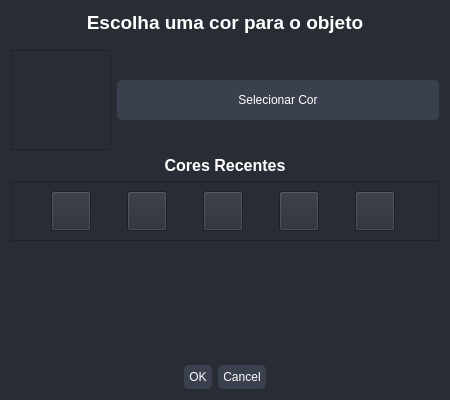
<?xml version="1.0" encoding="UTF-8"?>
<ui version="4.0">
 <class>ColorDialog</class>
 <widget class="QDialog" name="ColorDialog">
  <property name="geometry">
   <rect>
    <x>0</x>
    <y>0</y>
    <width>450</width>
    <height>400</height>
   </rect>
  </property>
  <property name="windowTitle">
   <string>Escolher Cor</string>
  </property>
  <property name="styleSheet">
   <string notr="true">background-color: rgb(40, 44, 52);
color: rgb(255, 255, 255);</string>
  </property>
  <layout class="QVBoxLayout" name="verticalLayout">
   <item>
    <widget class="QLabel" name="titleLabel">
     <property name="font">
      <font>
       <pointsize>14</pointsize>
       <bold>true</bold>
      </font>
     </property>
     <property name="text">
      <string>Escolha uma cor para o objeto</string>
     </property>
     <property name="alignment">
      <set>Qt::AlignCenter</set>
     </property>
    </widget>
   </item>
   <item>
    <spacer name="verticalSpacer">
     <property name="orientation">
      <enum>Qt::Vertical</enum>
     </property>
     <property name="sizeType">
      <enum>QSizePolicy::Fixed</enum>
     </property>
     <property name="sizeHint" stdset="0">
      <size>
       <width>20</width>
       <height>10</height>
      </size>
     </property>
    </spacer>
   </item>
   <item>
    <layout class="QHBoxLayout" name="horizontalLayout">
     <item>
      <widget class="QFrame" name="colorPreviewFrame">
       <property name="minimumSize">
        <size>
         <width>100</width>
         <height>100</height>
        </size>
       </property>
       <property name="maximumSize">
        <size>
         <width>100</width>
         <height>100</height>
        </size>
       </property>
       <property name="frameShape">
        <enum>QFrame::StyledPanel</enum>
       </property>
       <property name="frameShadow">
        <enum>QFrame::Raised</enum>
       </property>
      </widget>
     </item>
     <item>
      <widget class="QPushButton" name="colorButton">
       <property name="minimumSize">
        <size>
         <width>0</width>
         <height>40</height>
        </size>
       </property>
       <property name="styleSheet">
        <string notr="true">background-color: rgb(58, 64, 77);
border-radius: 5px;
padding: 10px;</string>
       </property>
       <property name="text">
        <string>Selecionar Cor</string>
       </property>
      </widget>
     </item>
    </layout>
   </item>
   <item>
    <widget class="QLabel" name="recentColorsLabel">
     <property name="font">
      <font>
       <pointsize>12</pointsize>
       <bold>true</bold>
      </font>
     </property>
     <property name="text">
      <string>Cores Recentes</string>
     </property>
     <property name="alignment">
      <set>Qt::AlignCenter</set>
     </property>
    </widget>
   </item>
   <item>
    <widget class="QFrame" name="recentColorsFrame">
     <property name="minimumSize">
      <size>
       <width>0</width>
       <height>60</height>
      </size>
     </property>
     <property name="frameShape">
      <enum>QFrame::StyledPanel</enum>
     </property>
     <property name="frameShadow">
      <enum>QFrame::Raised</enum>
     </property>
     <layout class="QHBoxLayout" name="recentColorsLayout">
      <item>
       <widget class="QPushButton" name="recentColor1">
        <property name="minimumSize">
         <size>
          <width>40</width>
          <height>40</height>
         </size>
        </property>
        <property name="maximumSize">
         <size>
          <width>40</width>
          <height>40</height>
         </size>
        </property>
        <property name="text">
         <string/>
        </property>
       </widget>
      </item>
      <item>
       <widget class="QPushButton" name="recentColor2">
        <property name="minimumSize">
         <size>
          <width>40</width>
          <height>40</height>
         </size>
        </property>
        <property name="maximumSize">
         <size>
          <width>40</width>
          <height>40</height>
         </size>
        </property>
        <property name="text">
         <string/>
        </property>
       </widget>
      </item>
      <item>
       <widget class="QPushButton" name="recentColor3">
        <property name="minimumSize">
         <size>
          <width>40</width>
          <height>40</height>
         </size>
        </property>
        <property name="maximumSize">
         <size>
          <width>40</width>
          <height>40</height>
         </size>
        </property>
        <property name="text">
         <string/>
        </property>
       </widget>
      </item>
      <item>
       <widget class="QPushButton" name="recentColor4">
        <property name="minimumSize">
         <size>
          <width>40</width>
          <height>40</height>
         </size>
        </property>
        <property name="maximumSize">
         <size>
          <width>40</width>
          <height>40</height>
         </size>
        </property>
        <property name="text">
         <string/>
        </property>
       </widget>
      </item>
      <item>
       <widget class="QPushButton" name="recentColor5">
        <property name="minimumSize">
         <size>
          <width>40</width>
          <height>40</height>
         </size>
        </property>
        <property name="maximumSize">
         <size>
          <width>40</width>
          <height>40</height>
         </size>
        </property>
        <property name="text">
         <string/>
        </property>
       </widget>
      </item>
     </layout>
    </widget>
   </item>
   <item>
    <spacer name="verticalSpacer_2">
     <property name="orientation">
      <enum>Qt::Vertical</enum>
     </property>
     <property name="sizeHint" stdset="0">
      <size>
       <width>20</width>
       <height>40</height>
      </size>
     </property>
    </spacer>
   </item>
   <item>
    <widget class="QDialogButtonBox" name="buttonBox">
     <property name="styleSheet">
      <string notr="true">background-color: rgb(58, 64, 77);
border-radius: 5px;
padding: 5px;</string>
     </property>
     <property name="orientation">
      <enum>Qt::Horizontal</enum>
     </property>
     <property name="standardButtons">
      <set>QDialogButtonBox::Cancel|QDialogButtonBox::Ok</set>
     </property>
     <property name="centerButtons">
      <bool>true</bool>
     </property>
    </widget>
   </item>
  </layout>
 </widget>
 <resources/>
 <connections>
  <connection>
   <sender>buttonBox</sender>
   <signal>accepted()</signal>
   <receiver>ColorDialog</receiver>
   <slot>accept()</slot>
   <hints>
    <hint type="sourcelabel">
     <x>248</x>
     <y>254</y>
    </hint>
    <hint type="destinationlabel">
     <x>157</x>
     <y>274</y>
    </hint>
   </hints>
  </connection>
  <connection>
   <sender>buttonBox</sender>
   <signal>rejected()</signal>
   <receiver>ColorDialog</receiver>
   <slot>reject()</slot>
   <hints>
    <hint type="sourcelabel">
     <x>316</x>
     <y>260</y>
    </hint>
    <hint type="destinationlabel">
     <x>286</x>
     <y>274</y>
    </hint>
   </hints>
  </connection>
 </connections>
</ui> 
